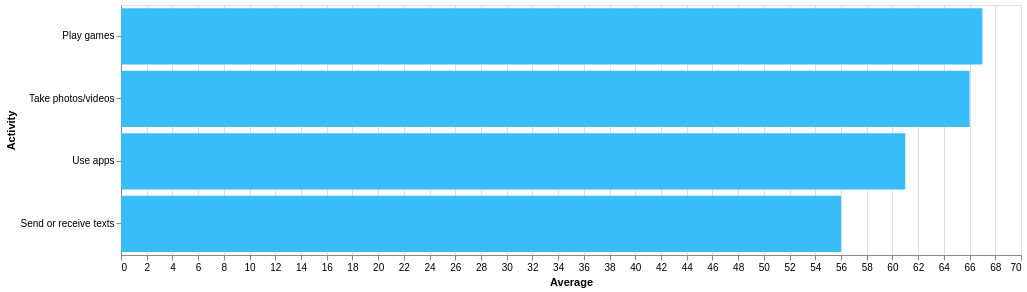

Write the Vega-Lite specification saved for this chart.
### Vega-Lite specification from a JSON file in a GitHub repository (floating-point values rounded to 4 significant figures)
{"$schema": "https://vega.github.io/schema/vega-lite/v5.json", "width": 900, "height": 250, "background": "transparent", "data": {"values": [{"Activity": "Play games", "Average": 67}, {"Activity": "Take photos/videos", "Average": 66}, {"Activity": "Use apps", "Average": 61}, {"Activity": "Send or receive texts", "Average": 56}]}, "mark": {"type": "bar", "color": "#38bdf8"}, "encoding": {"y": {"field": "Activity", "type": "nominal", "sort": "-x"}, "x": {"field": "Average", "type": "quantitative"}}}
